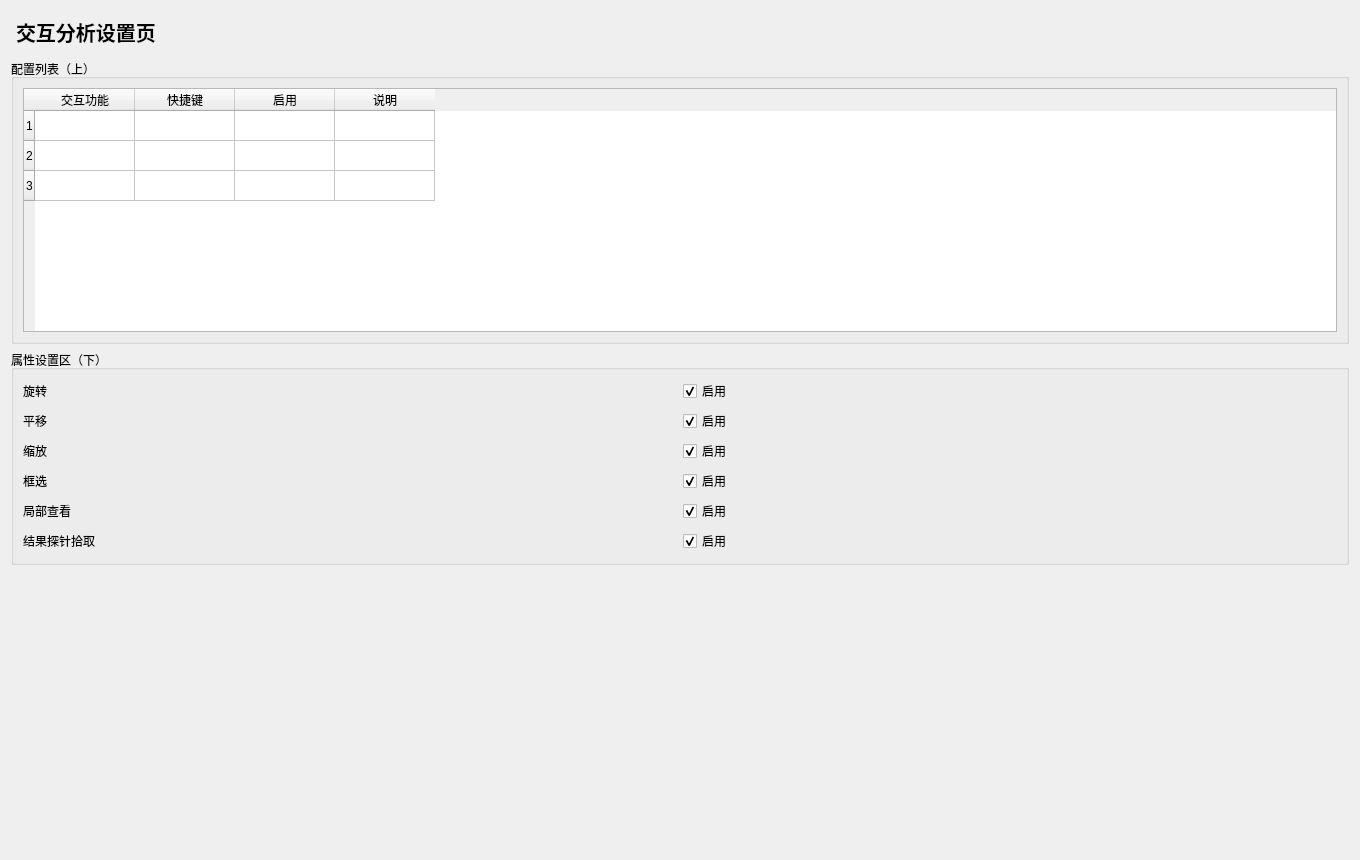
<?xml version="1.0" encoding="UTF-8"?>
<ui version="4.0">
 <class>VisualizationInteractiveAnalysisPage</class>
 <widget class="QWidget" name="VisualizationInteractiveAnalysisPage">
  <property name="geometry"><rect><x>0</x><y>0</y><width>1360</width><height>860</height></rect></property>
  <layout class="QVBoxLayout" name="rootLayout">
   <item><widget class="QLabel" name="titleLabel"><property name="styleSheet"><string notr="true">font-size:20px;font-weight:700;padding:6px 0;</string></property><property name="text"><string>交互分析设置页</string></property></widget></item>
   <item>
    <widget class="QGroupBox" name="listGroup"><property name="title"><string>配置列表（上）</string></property>
     <layout class="QVBoxLayout" name="listLayout">
      <item><widget class="QTableWidget" name="configTable"><property name="rowCount"><number>3</number></property><property name="columnCount"><number>4</number></property>
          <column><property name="text"><string>交互功能</string></property></column>
          <column><property name="text"><string>快捷键</string></property></column>
          <column><property name="text"><string>启用</string></property></column>
          <column><property name="text"><string>说明</string></property></column>
      </widget></item>
     </layout>
    </widget>
   </item>
   <item>
    <widget class="QGroupBox" name="propertyGroup"><property name="title"><string>属性设置区（下）</string></property>
     <layout class="QGridLayout" name="propertyLayout">
            <item row="0" column="0"><widget class="QLabel" name="f1Label"><property name="text"><string>旋转</string></property></widget></item>
            <item row="0" column="1"><widget class="QCheckBox" name="f1Check1"><property name="text"><string>启用</string></property><property name="checked"><bool>true</bool></property></widget></item>
            <item row="1" column="0"><widget class="QLabel" name="f2Label"><property name="text"><string>平移</string></property></widget></item>
            <item row="1" column="1"><widget class="QCheckBox" name="f2Check2"><property name="text"><string>启用</string></property><property name="checked"><bool>true</bool></property></widget></item>
            <item row="2" column="0"><widget class="QLabel" name="f3Label"><property name="text"><string>缩放</string></property></widget></item>
            <item row="2" column="1"><widget class="QCheckBox" name="f3Check3"><property name="text"><string>启用</string></property><property name="checked"><bool>true</bool></property></widget></item>
            <item row="3" column="0"><widget class="QLabel" name="f4Label"><property name="text"><string>框选</string></property></widget></item>
            <item row="3" column="1"><widget class="QCheckBox" name="f4Check4"><property name="text"><string>启用</string></property><property name="checked"><bool>true</bool></property></widget></item>
            <item row="4" column="0"><widget class="QLabel" name="f5Label"><property name="text"><string>局部查看</string></property></widget></item>
            <item row="4" column="1"><widget class="QCheckBox" name="f5Check5"><property name="text"><string>启用</string></property><property name="checked"><bool>true</bool></property></widget></item>
            <item row="5" column="0"><widget class="QLabel" name="f6Label"><property name="text"><string>结果探针拾取</string></property></widget></item>
            <item row="5" column="1"><widget class="QCheckBox" name="f6Check6"><property name="text"><string>启用</string></property><property name="checked"><bool>true</bool></property></widget></item>
     </layout>
    </widget>
   </item>
   <item>
    <spacer name="verticalSpacer">
     <property name="orientation"><enum>Qt::Vertical</enum></property>
     <property name="sizeHint" stdset="0"><size><width>20</width><height>40</height></size></property>
    </spacer>
   </item>
  </layout>
 </widget>
 <resources/>
 <connections/>
</ui>
